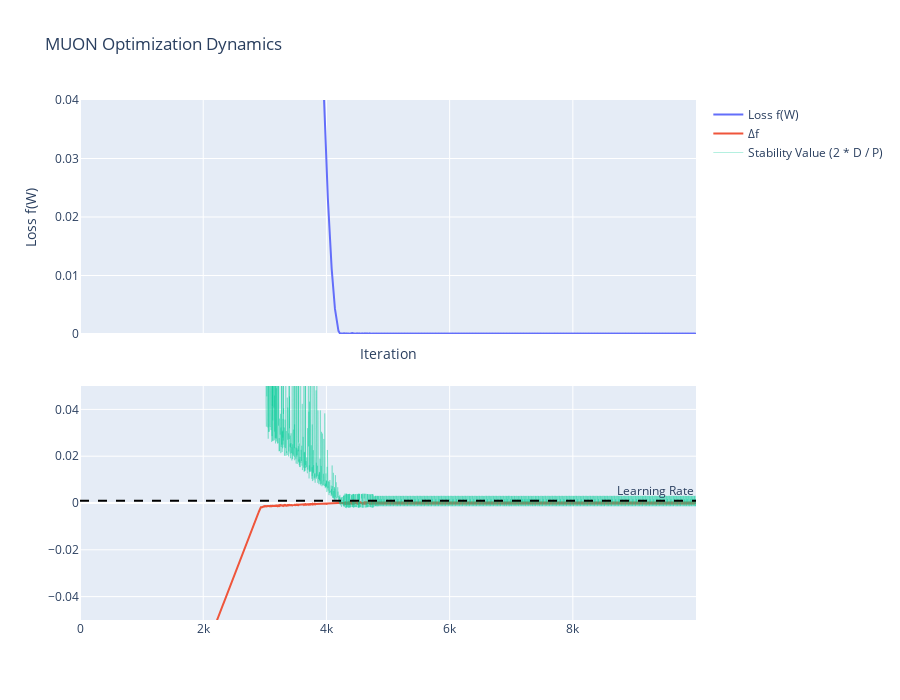

Notebook cell for this chart:
### Code cell
fig = make_subplots(rows = 2, cols = 1, 
                        specs=[[{"secondary_y": False}],
                               [{"secondary_y": False}]],
                        shared_xaxes=True,
                        vertical_spacing=0.1)
x = np.arange(T)
fig.add_trace(go.Scatter(x=x, y=losses, mode='lines', name='Loss f(W)'), row=1, col=1)
fig.add_trace(go.Scatter(x=x, y=delta_f_actuals, mode='lines', name='Δf'), row=2, col=1)
fig.add_trace(go.Scatter(x=x, y=stability_values, mode='lines', name='Stability Value (2 * D / P)', line=dict(width=.3)), row=2, col=1)
fig.add_hline(y=lr, line_dash="dash", line_color="black", row=2, col=1, annotation_text="Learning Rate", annotation_position="top right")
fig.update_layout(title='MUON Optimization Dynamics', xaxis_title='Iteration', height=700, width=900)
fig.update_yaxes(range=[0, 0.04], title_text='Loss f(W)', row=1, col=1)
fig.update_yaxes(range=[-0.05, 0.05], row=2, col=1)
fig.show()

### Figure 1 — Plotly figure (JSON) as saved in the notebook; plotly's stock layout.template omitted (floating-point values rounded to 4 significant figures; data arrays with more than 128 entries replaced by an {"elided": "..."} marker saying what was removed)
{"data": [{"mode": "lines", "name": "Loss f(W)", "type": "scatter", "x": {"elided": "10000 int values"}, "xaxis": "x", "y": {"elided": "10000 float values"}, "yaxis": "y"}, {"mode": "lines", "name": "Δf", "type": "scatter", "x": {"elided": "10000 int values"}, "xaxis": "x2", "y": {"elided": "10000 float values"}, "yaxis": "y2"}, {"line": {"width": 0.3}, "mode": "lines", "name": "Stability Value (2 * D / P)", "type": "scatter", "x": {"elided": "10000 int values"}, "xaxis": "x2", "y": {"elided": "10000 float values"}, "yaxis": "y2"}], "layout": {"annotations": [{"showarrow": false, "text": "Learning Rate", "x": 1, "xanchor": "right", "xref": "x2 domain", "y": 0.001, "yanchor": "bottom", "yref": "y2"}], "height": 700, "shapes": [{"line": {"color": "black", "dash": "dash"}, "type": "line", "x0": 0, "x1": 1, "xref": "x2 domain", "y0": 0.001, "y1": 0.001, "yref": "y2"}], "title": {"text": "MUON Optimization Dynamics"}, "width": 900, "xaxis": {"anchor": "y", "domain": [0, 1], "matches": "x2", "showticklabels": false, "title": {"text": "Iteration"}}, "xaxis2": {"anchor": "y2", "domain": [0, 1]}, "yaxis": {"anchor": "x", "domain": [0.55, 1], "range": [0, 0.04], "title": {"text": "Loss f(W)"}}, "yaxis2": {"anchor": "x2", "domain": [0, 0.45], "range": [-0.05, 0.05]}}}
